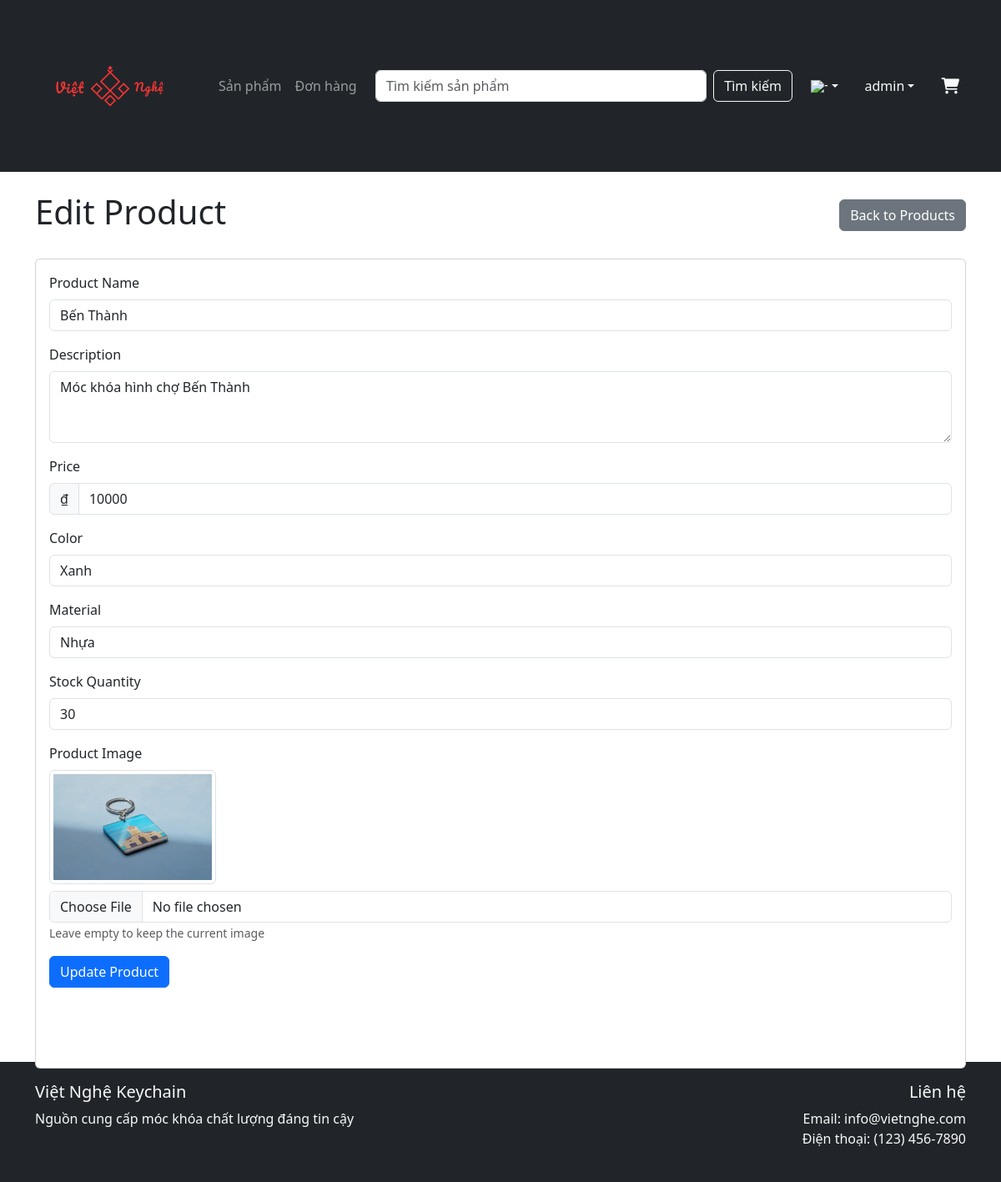
The page /admin/products/3/edit (signed in) on the database its author committed.
### tables this page shows
CREATE TABLE `products` (
  `product_id` int(11) NOT NULL,
  `name` varchar(100) NOT NULL,
  `description` text DEFAULT NULL,
  `price` bigint(20) NOT NULL,
  `color` varchar(30) DEFAULT NULL,
  `material` varchar(30) DEFAULT NULL,
  `stock_quantity` int(11) NOT NULL DEFAULT 0,
  `image_url` varchar(150) DEFAULT NULL,
  `created_by` int(11) DEFAULT NULL,
  `created_at` datetime DEFAULT current_timestamp(),
  `deleted` tinyint(1) NOT NULL DEFAULT 0
);

### controllers/Controller.php (called while the page is built, shortened)
<?php
abstract class Controller {
    protected function render($view, $data = []) {
        extract($data);
        $viewPath = __DIR__ . "/../views/{$view}.php";
        require $viewPath;
        require __DIR__ . "/../views/layouts/main.php";
    }
}

### controllers/AdminController.php (called while the page is built, shortened)
<?php
require_once __DIR__ . '/Controller.php';
require_once __DIR__ . '/../models/Product.php';
class AdminController extends Controller {
    private $productModel;
    public function __construct() {
        $this->productModel = new Product();
    }
    public function editProduct($id) {
        $product = $this->productModel->findById($id);
        $error = null;
        $success = null;
        $this->render('admin/products/edit', [
            'product' => $product,
            'basePath' => $this->basePath,
            'error' => $error,
            'success' => $success
        ]);
    }
}

### models/Model.php (called while the page is built, shortened)
<?php
class Model {
    public function __construct() {
        global $db;
        $this->db = $db;
    }
}

### models/Product.php (called while the page is built, shortened)
<?php
require_once __DIR__ . '/Model.php';
class Product extends Model
{
    protected $table = 'products';
    protected $primaryKey = 'product_id';
    public function findById($id)
    {
        $sql = "SELECT * FROM {$this->table} WHERE {$this->primaryKey} = ? AND deleted = 0";
        $stmt = $this->db->prepare($sql);
        $stmt->bind_param("i", $id);
        $stmt->execute();
        $result = $stmt->get_result();
        return $result->fetch_assoc();
    }
}

### views/admin/products/edit.php (the view, shortened to what this page needs)
<div class="row">
    <div class="col-12">
        <div class="d-flex justify-content-between align-items-center mb-4">
            <h1>Edit Product</h1>
            <a href="<?= $basePath ?>/admin/products" class="btn btn-secondary">
                <i class="bi bi-arrow-left"></i> Back to Products
            </a>
        </div>
        <div class="card">
            <div class="card-body">
                <form action="<?= $basePath ?>/admin/products/<?= $product['product_id'] ?>/update" method="POST" enctype="multipart/form-data">
                    <div class="mb-3">
                        <label for="name" class="form-label">Product Name</label>
                        <input type="text" class="form-control" id="name" name="name" value="<?= htmlspecialchars($product['name']) ?>" required>
                    </div>
                    <div class="mb-3">
                        <label for="description" class="form-label">Description</label>
                        <textarea class="form-control" id="description" name="description" rows="3"><?= htmlspecialchars($product['description']) ?></textarea>
                    </div>
                    <div class="mb-3">
                        <label for="price" class="form-label">Price</label>
                        <div class="input-group">
                            <span class="input-group-text">₫</span>
                            <input type="number" class="form-control" id="price" name="price" step="1" min="0" value="<?= htmlspecialchars($product['price']) ?>" required>
                        </div>
                    </div>
                    <div class="mb-3">
                        <label for="color" class="form-label">Color</label>
                        <input type="text" class="form-control" id="color" name="color" maxlength="30" value="<?= htmlspecialchars($product['color'] ?? '') ?>">
                    </div>
                    <div class="mb-3">
                        <label for="material" class="form-label">Material</label>
                        <input type="text" class="form-control" id="material" name="material" maxlength="30" value="<?= htmlspecialchars($product['material'] ?? '') ?>">
                    </div>
                    <div class="mb-3">
                        <label for="stock_quantity" class="form-label">Stock Quantity</label>
                        <input type="number" class="form-control" id="stock_quantity" name="stock_quantity" min="0" value="<?= htmlspecialchars($product['stock_quantity']) ?>" required>
                    </div>
                    <div class="mb-3">
                        <label for="image" class="form-label">Product Image</label>
                        <?php if (!empty($product['image_url'])): ?>
                            <div class="mb-2">
                                <img src="<?= $basePath . $product['image_url'] ?>" alt="Current product image" style="max-width: 200px;" class="img-thumbnail">
                            </div>
                        <?php endif; ?>
                        <input type="file" class="form-control" id="image" name="image" accept="image/*">
                        <small class="form-text text-muted">Leave empty to keep the current image</small>
                    </div>
                    <button type="submit" class="btn btn-primary">Update Product</button>
                </form>
            </div>
        </div>
    </div>
</div>

### public/css/style.css (style rules this page uses)
html, body { height: 100%; margin: 0; }
body { display: flex; flex-direction: column; min-height: 100vh; }
.card { height: 100%; display: flex; flex-direction: column; }
.card-body { flex: 1; display: flex; flex-direction: column; }
.btn { white-space: nowrap; min-width: max-content; }

### rows shown on the page
products: name "Bến Thành", description "Móc khóa hình chợ Bến Thành", price "10000", color "Xanh", material "Nhựa", stock_quantity "30", image_url (picture)

### other values the page prints
__('products') "Sản phẩm"
__('orders') "Đơn hàng"
__('search_button') "Tìm kiếm"
$_SESSION['user']['first_name'] . ' ' . $_SESSION['user']['last_name'] "admin"
__('trusted_source') "Nguồn cung cấp móc khóa chất lượng đáng tin cậy"
__('contact_us') "Liên hệ"
__('email') "Email"
__('phone') "Điện thoại"
